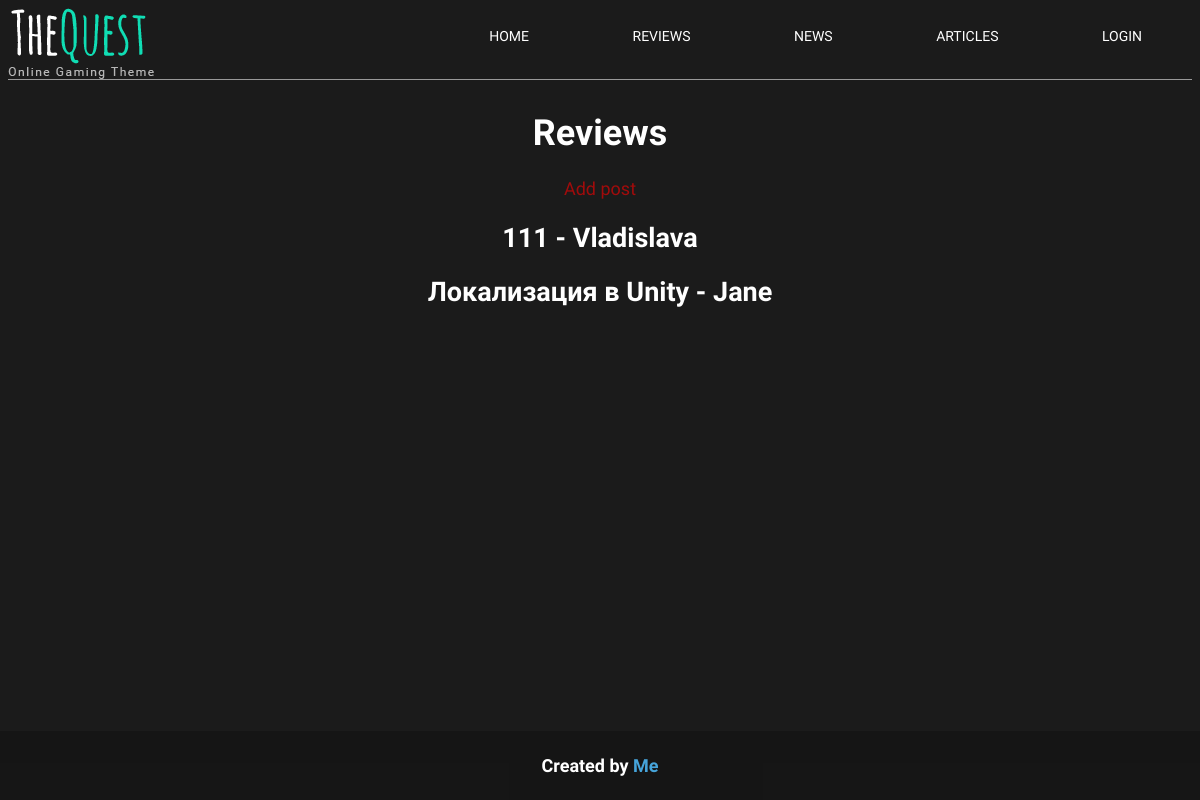
Before: /category/Reviews/ with the older database file.
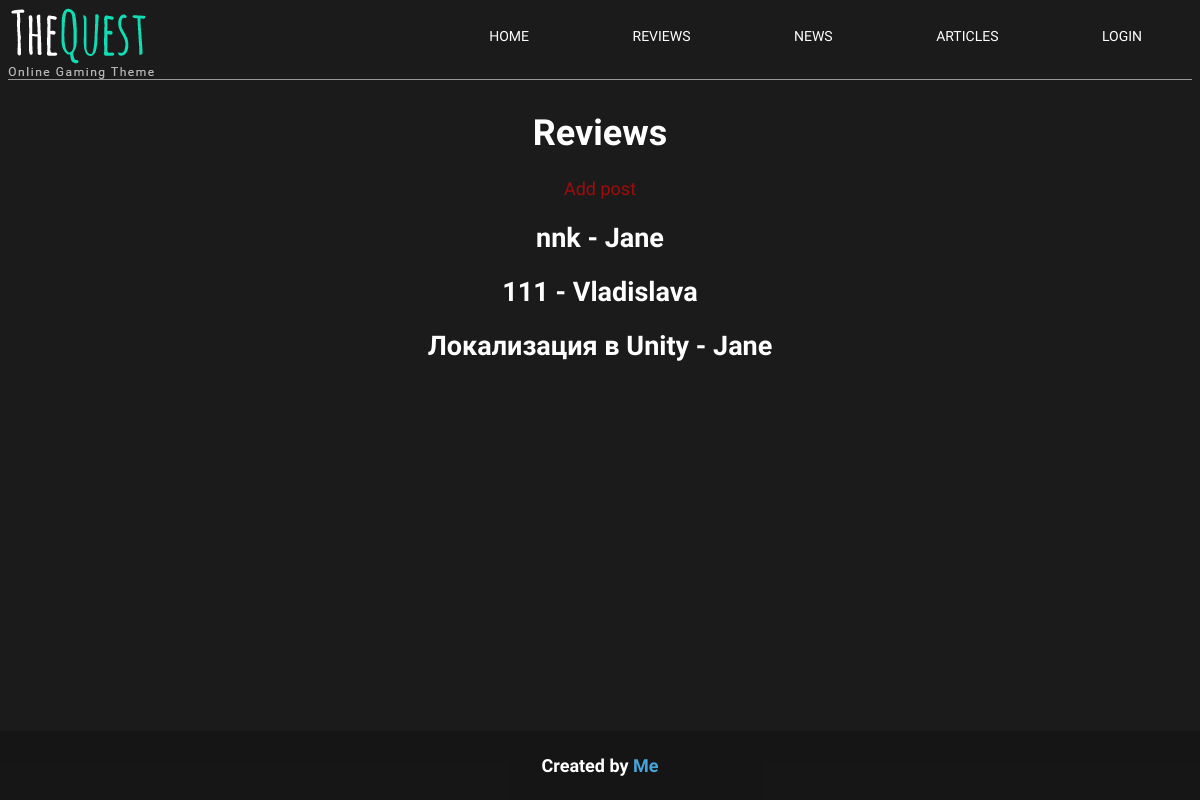
After: the same page with the newer database file.
### blog/models.py (models this page shows, shortened)
class Post(models.Model):
    title = models.CharField(max_length=200)
    author = models.ForeignKey(
        User,
        on_delete=models.CASCADE,
    )
    body = RichTextField(blank=True, null=True)
    date = models.DateTimeField(auto_now_add=True)
    CATEGORY = [
        (Reviews, 'Reviews'),
        (News, 'News'),
        (Articles, 'Articles')
    ]
    category = models.CharField(
        max_length=10,
        choices = CATEGORY,
        default = 'IT'
    )
    class Meta:
        ordering = ['-date']

### blog/views.py (the view)
# urls.py: path('category/<str:cats>/', CategoryView, name='category'),
def CategoryView(request, cats):
    category_posts = Post.objects.filter(category=cats)
    return render(request,'category.html', {'cats':cats, 'category_posts':category_posts})

### templates/category.html
{% extends 'base.html' %}
{% block content %}
<div class="container">
<h1>{{ cats }}</h1>
<a class="add-link" href="{% url 'post_form' %}">Add post</a>
{% for post in category_posts %}
    <h2 color="#fff"><a class="post-title" href="{% url 'post_detail' post.pk %}">{{ post.title }} - {{post.author}}</a></h2>
{% endfor %}
</div>
{% endblock content %}

### templates/base.html (shortened to what this page needs)
{% load static %}
<html>
  <head>
    <link rel="stylesheet" href="{% static 'css/base.css' %}">
  </head>
  <body>
    <header>
         <div class="header-inner">
       <a href="{% url 'home' %}"><img src="/static/img/logo.png" class="logo"></a>
       <nav class="nav">
         <a class="nav_link" href="{% url 'home' %}">Home</a>
         <a class="nav_link" href="/category/Reviews/">Reviews</a>
         <a class="nav_link" href="/category/News/">News</a>
         <a class="nav_link" href="/category/Articles/">Articles</a>
         {% if request.user.is_authenticated %}
             <a class="nav_link" href="{% url 'logout' %}">Logout</a>
         {% else %}
             <a class="nav_link" href="{% url 'login' %}">Login</a>
         {% endif %}
       </nav>
       </div>
    </header>
{% block content %}
{% endblock content %}
<footer>
  <h4>Created by <a href="https://twitter.com/VlaDis005">Me</a></h4>
</footer>
  </body>

### static/css/base.css (style rules this page uses)
body { font-family: 'Source Sans Pro', sans-serif; font-size: 18px; background-color: rgba(2, 2, 2, 0.897); color: #fff; }
.container { width: 100%; max-width: 1200px; margin: 2rem auto; text-align: center; }
header { max-width: 100%; top: 0; left: 0; right: 0; z-index: 1000; border-bottom: 1px solid #999; }
.logo { margin:0; }
.post-title { text-decoration: none; color:#fff; }
.add-link { text-decoration: none; color: rgba(255, 0, 0, 0.589); }
.nav { font-size: 14px; text-transform: uppercase; }
.nav_link { display: inline-block; margin: 20px 50px; vertical-align: top; text-decoration: none; color: #fff; position: relative; }
.nav_link:after { display: block; display: none; content:""; position: absolute; background-color: rgba(100, 235, 235, 0.897); width: 100%; height: 3px; top: 100%; left: 0; z-index: 1px; }
.header-inner { display: flex; justify-content: space-between; }
footer { background-color:rgba(20, 20, 20, 0.692); max-width: 100%; position: absolute; bottom: 0; left: 0; right: 0; z-index: 1000; }
footer { text-align:center; }
footer a { text-decoration: none; color:rgb(70, 164, 218); }

Changed rows visible on the page:
added Post: title "nnk", author "Jane"
